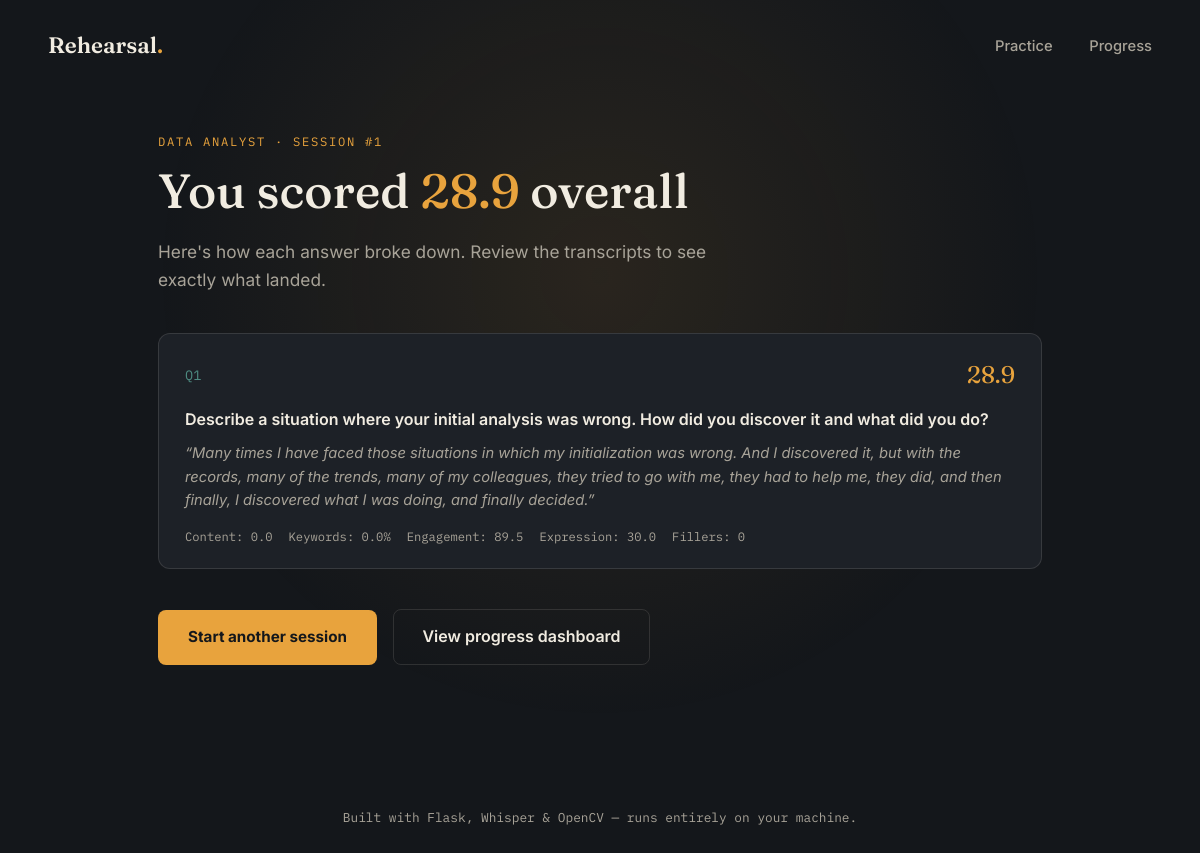
Page /results/1 on the committed database.
### tables this page shows
CREATE TABLE attempts (
            id INTEGER PRIMARY KEY AUTOINCREMENT,
            session_id INTEGER NOT NULL,
            question_id TEXT NOT NULL,
            question_text TEXT NOT NULL,
            transcript TEXT,
            content_score REAL,
            keyword_coverage REAL,
            filler_count INTEGER,
            engagement_score REAL,
            smile_score REAL,
            overall_score REAL,
            created_at TEXT NOT NULL,
            FOREIGN KEY (session_id) REFERENCES sessions (id)
        );

### app.py (the view)
@app.route("/results/<int:session_id>")
def results(session_id):
    session = db.get_session(session_id)
    attempts = db.get_session_attempts(session_id)
    if not attempts:
        avg_score = 0
    else:
        avg_score = round(sum(a["overall_score"] for a in attempts) / len(attempts), 1)
    return render_template("results.html", session=session, attempts=attempts, avg_score=avg_score)

### services/db.py (called while the page is built)
def get_connection():
    conn = sqlite3.connect(DB_PATH)
    conn.row_factory = sqlite3.Row
    return conn

def get_session_attempts(session_id):
    conn = get_connection()
    cur = conn.cursor()
    cur.execute("SELECT * FROM attempts WHERE session_id = ? ORDER BY id ASC", (session_id,))
    rows = cur.fetchall()
    conn.close()
    return [dict(r) for r in rows]

def get_session(session_id):
    conn = get_connection()
    cur = conn.cursor()
    cur.execute("SELECT * FROM sessions WHERE id = ?", (session_id,))
    row = cur.fetchone()
    conn.close()
    return dict(row) if row else None

### templates/results.html (shortened to what this page needs)
{% extends "base.html" %}
{% block content %}
<section class="results-header">
    <p class="eyebrow">{{ session.role }} &middot; Session #{{ session.id }}</p>
    <h1>You scored <span class="highlight">{{ avg_score }}</span> overall</h1>
    <p class="hero-sub">Here's how each answer broke down. Review the transcripts to see exactly what landed.</p>
</section>
<section class="attempts-list">
    {% for attempt in attempts %}
    <div class="attempt-card">
        <div class="attempt-header">
            <span class="attempt-index">Q{{ loop.index }}</span>
            <span class="attempt-score">{{ attempt.overall_score }}</span>
        </div>
        <p class="attempt-question">{{ attempt.question_text }}</p>
        <p class="attempt-transcript">&ldquo;{{ attempt.transcript }}&rdquo;</p>
        <div class="attempt-metrics">
            <span>Content: {{ attempt.content_score }}</span>
            <span>Keywords: {{ attempt.keyword_coverage }}%</span>
            <span>Engagement: {{ attempt.engagement_score }}</span>
            <span>Expression: {{ attempt.smile_score }}</span>
            <span>Fillers: {{ attempt.filler_count }}</span>
        </div>
    </div>
    {% endfor %}
</section>
<section class="results-actions">
    <a href="{{ url_for('index') }}" class="btn-primary">Start another session</a>
    <a href="{{ url_for('dashboard') }}" class="btn-secondary">View progress dashboard</a>
</section>
{% endblock %}

### templates/base.html (shortened to what this page needs)
<!DOCTYPE html>
<html lang="en">
<head>
    <link rel="stylesheet" href="{{ url_for('static', filename='css/style.css') }}">
</head>
<body>
    <header class="site-header">
        <a href="{{ url_for('index') }}" class="brand">Rehearsal<span class="brand-dot">.</span></a>
        <nav>
            <a href="{{ url_for('index') }}">Practice</a>
            <a href="{{ url_for('dashboard') }}">Progress</a>
        </nav>
    </header>
    <main>
        {% block content %}{% endblock %}
    </main>
    <footer class="site-footer">
        <p>Built with Flask, Whisper &amp; OpenCV — runs entirely on your machine.</p>
    </footer>
</body>
</html>

### static/css/style.css (style rules this page uses)
:root { --ink: #14171B; --ink-soft: #1D2127; --ink-softer: #262B33; --paper: #F1ECE1; --paper-dim: #A8A398; --amber: #E8A33D; --amber-dim: #C98A2E; --teal: #4E8C82; --rose: #C6584B; --line: rgba(241, 236, 225, 0.12); --font-display: 'Fraunces', serif; --font-body: 'Inter', sans-serif; --font-mono: 'IBM Plex Mono', monospace; }
* { box-sizing: border-box; }
body { margin: 0; background: var(--ink); color: var(--paper); font-family: var(--font-body); line-height: 1.6; position: relative; min-height: 100vh; }
.site-header { display: flex; justify-content: space-between; align-items: center; padding: 28px 48px; position: relative; z-index: 1; }
.brand { font-family: var(--font-display); font-size: 1.4rem; color: var(--paper); text-decoration: none; font-weight: 600; }
.brand-dot { color: var(--amber); }
.site-header nav a { color: var(--paper-dim); text-decoration: none; margin-left: 32px; font-size: 0.92rem; font-weight: 500; transition: color 0.2s ease; }
main { max-width: 980px; margin: 0 auto; padding: 40px 48px 100px; position: relative; z-index: 1; }
.eyebrow { font-family: var(--font-mono); text-transform: uppercase; letter-spacing: 0.14em; font-size: 0.76rem; color: var(--amber); margin: 0 0 14px; }
h1 { font-family: var(--font-display); font-size: 3rem; line-height: 1.1; margin: 0 0 20px; font-weight: 500; color: var(--paper); }
.highlight { color: var(--amber); }
.hero-sub { color: var(--paper-dim); font-size: 1.08rem; max-width: 560px; margin: 0 0 40px; }
.btn-primary { display: inline-block; background: var(--amber); color: var(--ink); border: none; padding: 15px 30px; border-radius: 8px; font-weight: 700; font-size: 0.95rem; cursor: pointer; text-decoration: none; transition: background 0.2s ease, transform 0.15s ease; }
.btn-secondary { display: inline-block; background: transparent; color: var(--paper); border: 1px solid var(--line); padding: 14px 28px; border-radius: 8px; font-weight: 600; text-decoration: none; margin-left: 12px; }
.results-header { margin-bottom: 40px; }
.attempts-list { display: flex; flex-direction: column; gap: 18px; }
.attempt-card { background: var(--ink-soft); border: 1px solid var(--line); border-radius: 12px; padding: 22px 26px; }
.attempt-header { display: flex; justify-content: space-between; align-items: center; margin-bottom: 12px; }
.attempt-index { font-family: var(--font-mono); color: var(--teal); font-size: 0.85rem; }
.attempt-score { font-family: var(--font-display); font-size: 1.5rem; color: var(--amber); }
.attempt-question { font-weight: 600; margin: 0 0 10px; }
.attempt-transcript { color: var(--paper-dim); font-style: italic; font-size: 0.92rem; margin: 0 0 14px; }
.attempt-metrics { display: flex; flex-wrap: wrap; gap: 16px; font-family: var(--font-mono); font-size: 0.76rem; color: var(--paper-dim); }
.results-actions { margin-top: 40px; }
.site-footer { text-align: center; color: var(--paper-dim); font-size: 0.8rem; padding: 30px; font-family: var(--font-mono); position: relative; z-index: 1; }

### rows in the picture
attempts: overall_score "28.9", question_text "Describe a situation where your initial analysis was wrong. How did you discover it and what did you do?", transcript "Many times I have faced those situations in which my initialization was wrong. And I discovered it, but with the records, many of the trends, many of my colleagues, they tried to go with me, they had to help me, they did, and then finally, I discovered what I was doing, and finally decided.", content_score "0.0", keyword_coverage "0.0", engagement_score "89.5", smile_score "30.0", filler_count "0"

### other values in the picture
{{ session.role }} "DATA ANALYST"
{{ session.id }} "1"
{{ avg_score }} "28.9"
